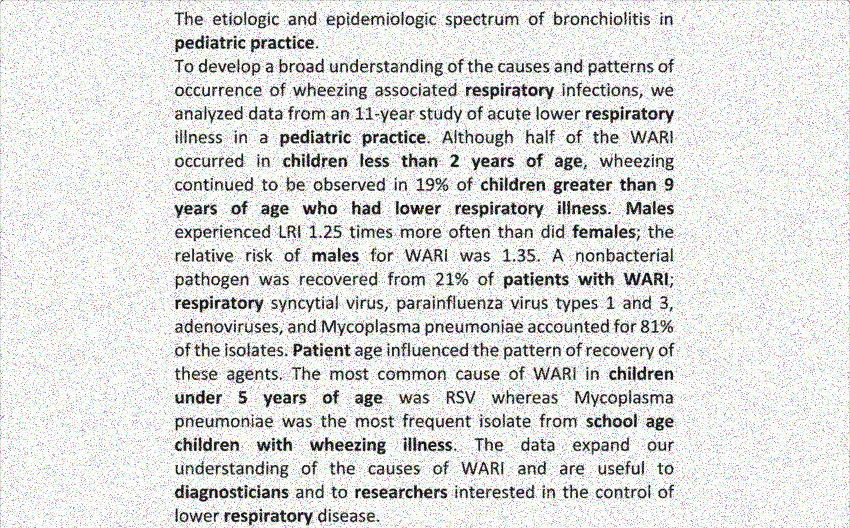
#> input picture Images/Screenshot 01.png, 850 x 528 px, found by its file name
$ python 'Task 1.py'
#> lines starting #> are read from the running program, lines starting #| are printed output that depends on the picture; after the words box and inside, x2 and y2 are one past the last pixel; in counts of white or black regions, pixels touching at a corner belong together
import cv2
import pytesseract #Google's open source character recogniser
#Change the path to the location where you've installed tesseract
pytesseract.pytesseract.tesseract_cmd = "C:/Program Files/Tesseract-OCR/tesseract.exe"
#Read image
def read_image(path):
#> called with path = 'Images\\Screenshot 01.png'
    img = cv2.imread(path)
#> img is the input picture: shape (528, 850, 3); mean B, G, R 224.2, 224.3, 224.3
    return img
#Convert image to grayscale
def grayscale(img):
    gray_image = cv2.cvtColor(img,cv2.COLOR_BGR2GRAY)
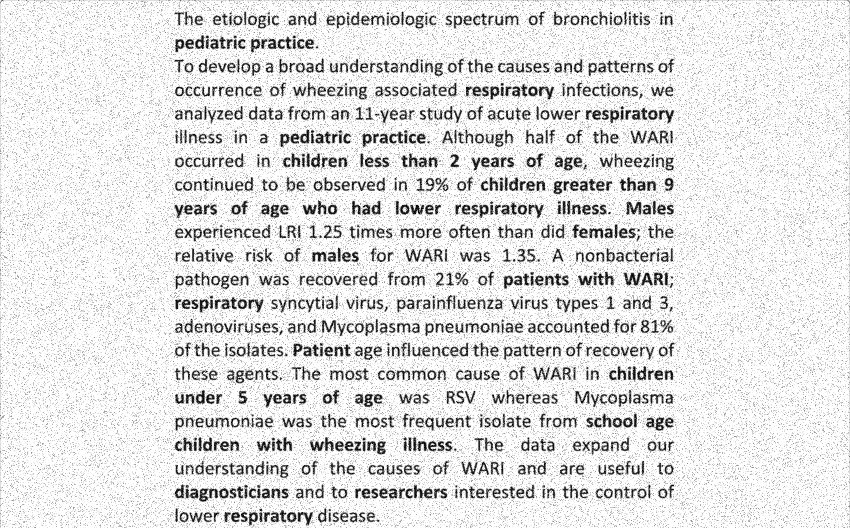
#> gray_image: shape (528, 850); min 0, max 255, mean 224.3
    return gray_image
#Thresholding of image
def thresholding(img):
    thresh,t_image = cv2.threshold(img,200,255,cv2.THRESH_BINARY)
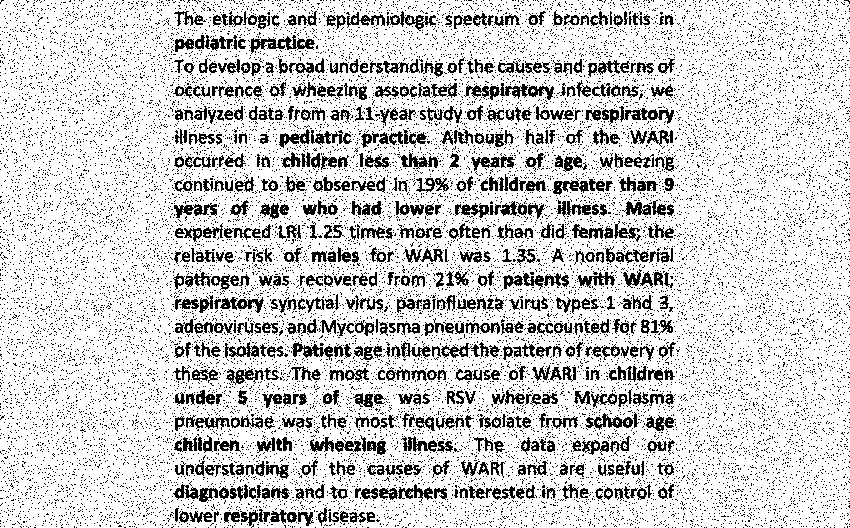
#> t_image: shape (528, 850); 80.8% white; black in thin lines or dots
    return t_image
#Apply Median filter for denoising image
def denoise(img):
    denoise = cv2.medianBlur(img,3)
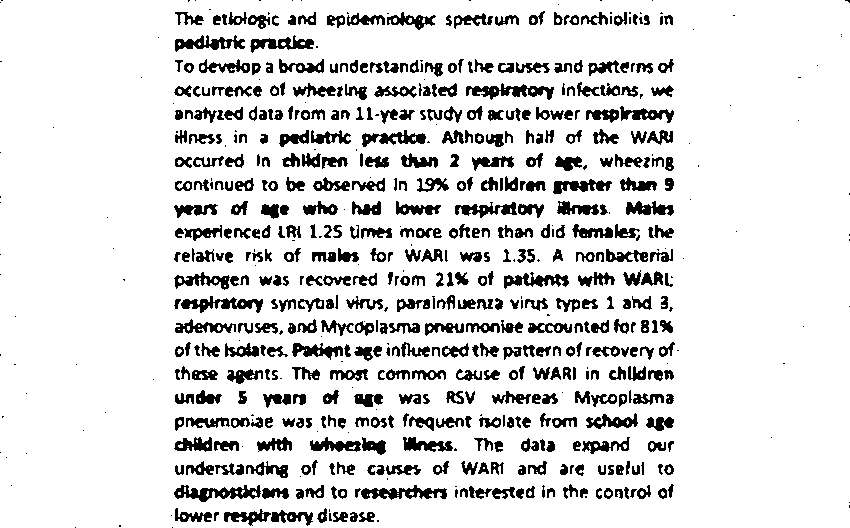
#> denoise: shape (528, 850); 86.7% white; 630 black regions (145 under 20 px), largest, box (x1, y1, x2, y2) and area: (174, 485, 261, 502) 724, (466, 83, 554, 100) 702, (361, 485, 447, 500) 654
    return denoise
#Use pytesseract library
def text_extractor(img):
    text = pytesseract.image_to_string(img)
    return text
#main
def main(path):
    image = read_image(path)
    cv2.imshow("Image",image)
    cv2.waitKey()
    cv2.destroyAllWindows()
    gray_image = grayscale(image)
    cv2.imshow("Grayscale Image",gray_image)
    cv2.waitKey()
    cv2.destroyAllWindows()
    threshold_image = thresholding(gray_image)
    cv2.imshow("Thresholding Result",threshold_image)
    cv2.waitKey()
    cv2.destroyAllWindows()
    fin_image = denoise(threshold_image)
    cv2.imshow("Final Image",fin_image)
    cv2.waitKey()
    cv2.destroyAllWindows()
    text_in_image = text_extractor(fin_image)
    print(text_in_image)

path = "Images\Screenshot 01.png"
main(path)
#> (the call stopped at in text_extractor, `text = pytesseract.image_to_string(img)`: pytesseract is not available in this run)
